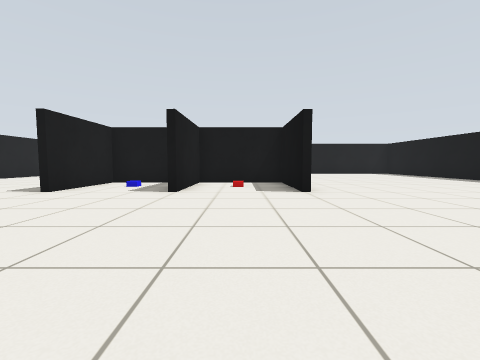
View 1 (above)

15 first-person views from a walk through a world built for the Gazebo simulator. The camera is 0.67 m above the floor, tilts 4° down and sees 90° across. The floor is counted in squares, 1 m on a side. Each view is taken from the middle of a square. On the plan, view 1 faces up. The plan holds only what a view shows up to about 9 squares ahead; the rest is blank.

View 2
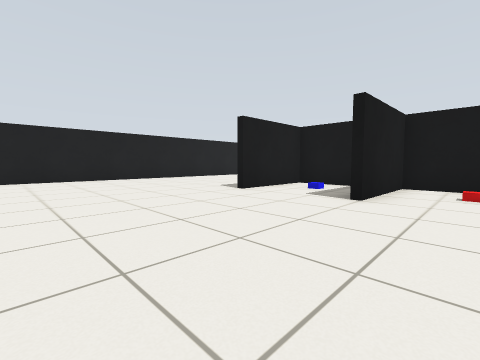

View 3
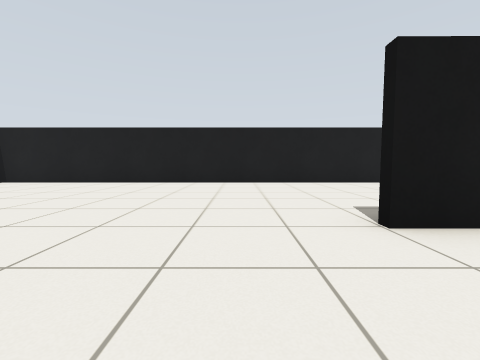

View 4
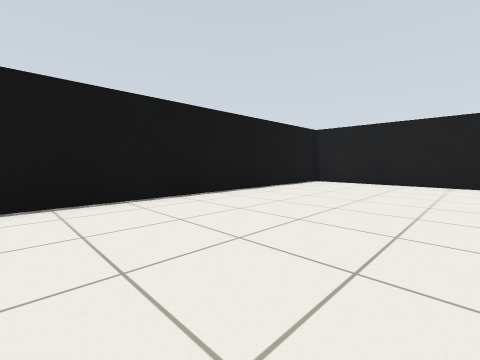

View 5
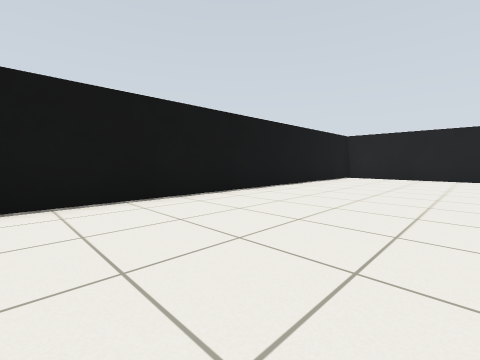

View 6
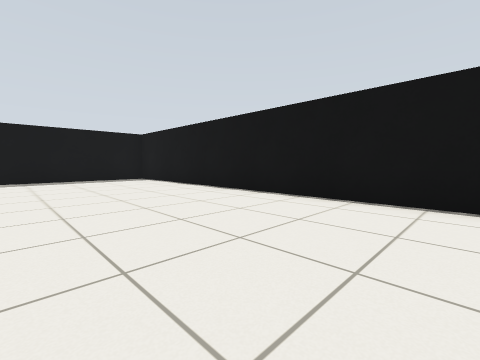

View 7
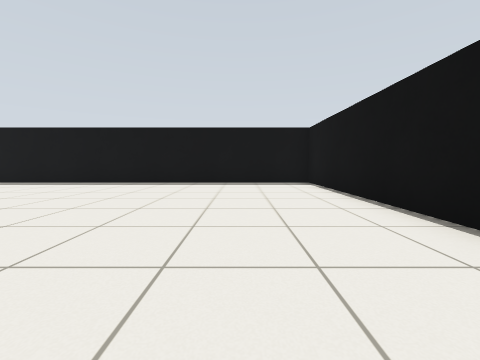

View 8
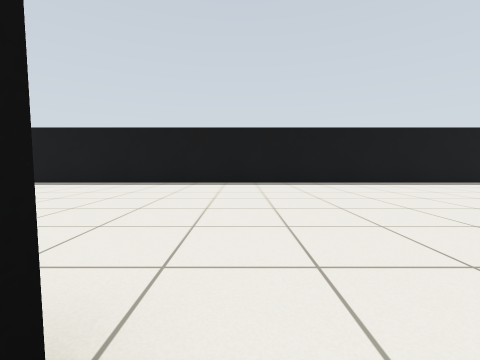

View 9
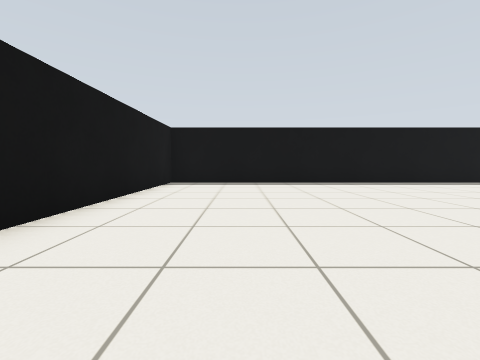

View 10
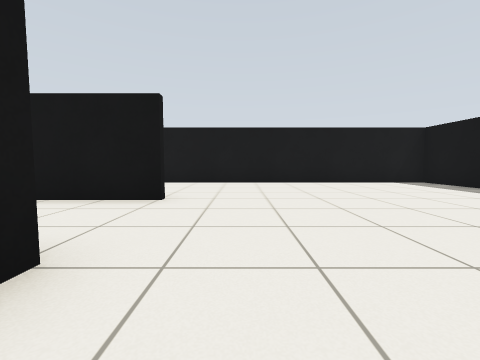

View 11
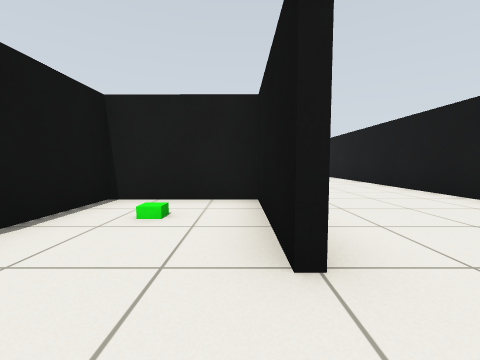

View 12
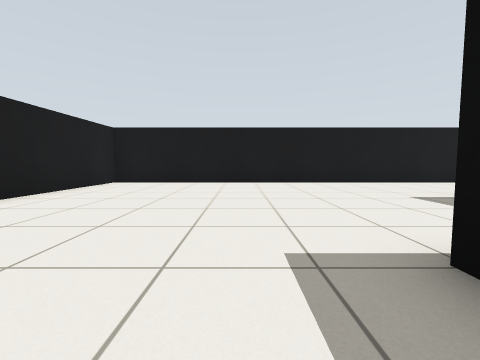

View 13
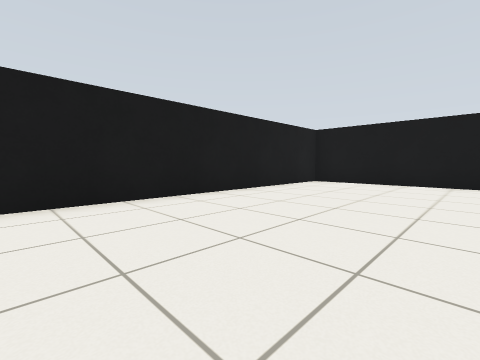

View 14
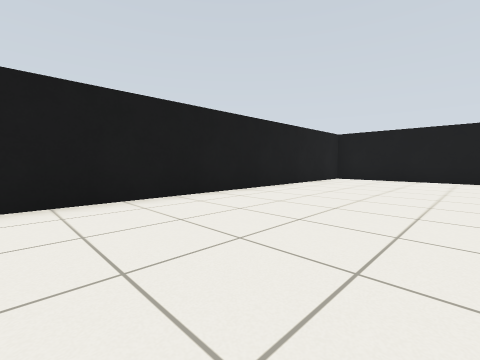

View 15
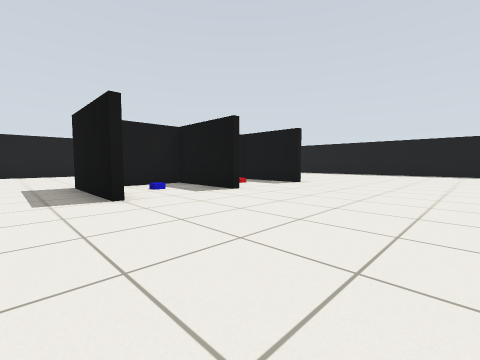

### Floor plan
Points are (right, up) in squares from view 1. A wall is a line through its corners. A room is listed if a view was taken in it or the views show most of it. See-through windows are left out.
Room 1 (views 1, 2, 3, 4, 5, 6, 7, 8, 9, 10, 11, 12, 13, 14, 15)
walls: (1.5, 5.5) (1.5, 8.3) (-4.4, 8.3) (-4.4, 5.5); (-1.7, 5.5) (-1.6, 8.6) (0.6, 8.6); (-4.6, 5.5) (-4.6, 8.6); (1.6, 11.3) (-1.4, 11.3) (-1.4, 5.4); (9.4, -4.4) (9.4, 15.4) (-10.4, 15.4) (-10.4, -4.4) (9.4, -4.4)
objects: other object (-3, 7); red box (0, 7); green box (0, 10)

Where each view was taken, in squares from view 1:
view 1: 0 up, 0 right, facing up
view 2: 1 up, 0 right, facing up-left
view 3: 4 up, 2 left, facing left
view 4: 0 up, 2 left, facing down-left
view 5: 0 up, 1 right, facing down-left
view 6: 0 up, 1 left, facing down-right
view 7: 2 down, 1 right, facing right
view 8: 5 up, 1 right, facing right
view 9: 13 up, 1 right, facing right
view 10: 7 up, 3 right, facing up
view 11: 11 up, 3 right, facing left
view 12: 7 up, 6 left, facing up
view 13: 7 up, 6 left, facing up-left
view 14: 5 up, 6 left, facing up-left
view 15: 1 up, 6 left, facing up-right
